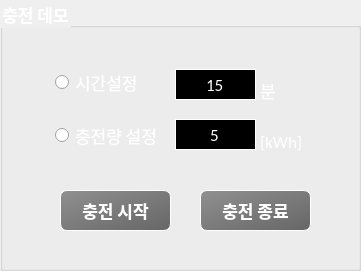
          <widget class="QGroupBox" name="groupBox">
           <property name="geometry">
            <rect>
             <x>20</x>
             <y>30</y>
             <width>361</width>
             <height>271</height>
            </rect>
           </property>
           <property name="font">
            <font>
             <family>Calibri</family>
             <pointsize>13</pointsize>
             <weight>75</weight>
             <italic>false</italic>
             <bold>true</bold>
            </font>
           </property>
           <property name="styleSheet">
            <string notr="true">color: white;</string>
           </property>
           <property name="title">
            <string>충전 데모</string>
           </property>
           <widget class="QRadioButton" name="rbSetChgTime">
            <property name="geometry">
             <rect>
              <x>55</x>
              <y>70</y>
              <width>109</width>
              <height>25</height>
             </rect>
            </property>
            <property name="font">
             <font>
              <family>Calibri</family>
              <pointsize>13</pointsize>
             </font>
            </property>
            <property name="styleSheet">
             <string notr="true"/>
            </property>
            <property name="text">
             <string>시간설정</string>
            </property>
           </widget>
           <widget class="QLineEdit" name="leSetChgTime">
            <property name="geometry">
             <rect>
              <x>175</x>
              <y>69</y>
              <width>81</width>
              <height>31</height>
             </rect>
            </property>
            <property name="font">
             <font>
              <family>Calibri</family>
              <pointsize>13</pointsize>
             </font>
            </property>
            <property name="styleSheet">
             <string notr="true">QLineEdit {
	border: 1px solid white;
	background-color:rgb(0, 0, 0);
}</string>
            </property>
            <property name="text">
             <string>15</string>
            </property>
            <property name="frame">
             <bool>true</bool>
            </property>
            <property name="alignment">
             <set>Qt::AlignCenter</set>
            </property>
           </widget>
           <widget class="QLabel" name="label_2">
            <property name="geometry">
             <rect>
              <x>260</x>
              <y>80</y>
              <width>67</width>
              <height>20</height>
             </rect>
            </property>
            <property name="font">
             <font>
              <family>Calibri</family>
              <pointsize>13</pointsize>
             </font>
            </property>
            <property name="text">
             <string>분</string>
            </property>
           </widget>
           <widget class="QLineEdit" name="leSetChgAmount">
            <property name="geometry">
             <rect>
              <x>175</x>
              <y>119</y>
              <width>81</width>
              <height>31</height>
             </rect>
            </property>
            <property name="font">
             <font>
              <family>Calibri</family>
              <pointsize>13</pointsize>
             </font>
            </property>
            <property name="styleSheet">
             <string notr="true">QLineEdit {
	border: 1px solid white;
	background-color:rgb(0, 0, 0);
}</string>
            </property>
            <property name="text">
             <string>5</string>
            </property>
            <property name="alignment">
             <set>Qt::AlignCenter</set>
            </property>
            <property name="readOnly">
             <bool>false</bool>
            </property>
           </widget>
           <widget class="QRadioButton" name="rbSetChgAmount">
            <property name="geometry">
             <rect>
              <x>55</x>
              <y>125</y>
              <width>111</width>
              <height>21</height>
             </rect>
            </property>
            <property name="font">
             <font>
              <family>Calibri</family>
              <pointsize>13</pointsize>
             </font>
            </property>
            <property name="text">
             <string>충전량 설정</string>
            </property>
           </widget>
           <widget class="QLabel" name="label">
            <property name="geometry">
             <rect>
              <x>260</x>
              <y>131</y>
              <width>67</width>
              <height>21</height>
             </rect>
            </property>
            <property name="font">
             <font>
              <family>Calibri</family>
              <pointsize>13</pointsize>
             </font>
            </property>
            <property name="text">
             <string>[kWh]</string>
            </property>
           </widget>
           <widget class="QPushButton" name="pbChgStop">
            <property name="geometry">
             <rect>
              <x>200</x>
              <y>190</y>
              <width>111</width>
              <height>41</height>
             </rect>
            </property>
            <property name="font">
             <font>
              <family>Calibri</family>
              <pointsize>13</pointsize>
              <weight>75</weight>
              <italic>false</italic>
              <bold>true</bold>
             </font>
            </property>
            <property name="styleSheet">
             <string notr="true">QPushButton{
	color: white;
	font: bold;
	background-color: qlineargradient(spread:pad, x1:0, y1:0, x2:1, y2:1, stop:0 rgba(144, 144, 144, 255), stop:1 rgba(102, 102, 102, 255));
	border-radius: 7px;
	border-style: outset;
    border-width: 1px;
}

QPushButton:pressed {
	background-color: qlineargradient(spread:pad, x1:0, y1:0, x2:1, y2:1, stop:0 rgba(89, 89, 89, 255), stop:1 rgba(30, 30, 30, 255));
}</string>
            </property>
            <property name="text">
             <string>충전 종료</string>
            </property>
           </widget>
           <widget class="QPushButton" name="pbChgStart">
            <property name="geometry">
             <rect>
              <x>60</x>
              <y>190</y>
              <width>111</width>
              <height>41</height>
             </rect>
            </property>
            <property name="font">
             <font>
              <family>Calibri</family>
              <pointsize>13</pointsize>
              <weight>75</weight>
              <italic>false</italic>
              <bold>true</bold>
             </font>
            </property>
            <property name="styleSheet">
             <string notr="true">QPushButton{
	color: white;
	font: bold;
	background-color: qlineargradient(spread:pad, x1:0, y1:0, x2:1, y2:1, stop:0 rgba(144, 144, 144, 255), stop:1 rgba(102, 102, 102, 255));
	border-radius: 7px;
	border-style: outset;
    border-width: 1px;
}

QPushButton:pressed {
	background-color: qlineargradient(spread:pad, x1:0, y1:0, x2:1, y2:1, stop:0 rgba(89, 89, 89, 255), stop:1 rgba(30, 30, 30, 255));
}</string>
            </property>
            <property name="text">
             <string>충전 시작</string>
            </property>
           </widget>
          </widget>
